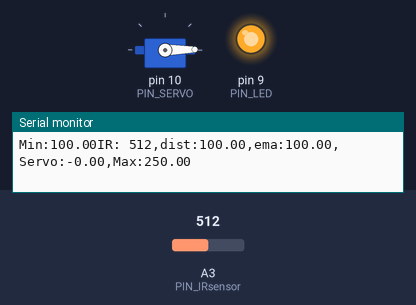
The sketch below on a simulated Arduino Uno, built with avr-gcc and run on an emulated ATmega328P. Parts: servo, output pins drawn as LEDs (lit = HIGH), the last lines printed to the serial monitor. Inputs (shaded band) come from the test bench; at power-on: A3 (PIN_IRsensor) = 512.

Above: at 1.2 s.
1.3 s: A3 (PIN_IRsensor) set to 355
2.9 s: A3 (PIN_IRsensor) set to 336
At 3.4 s:
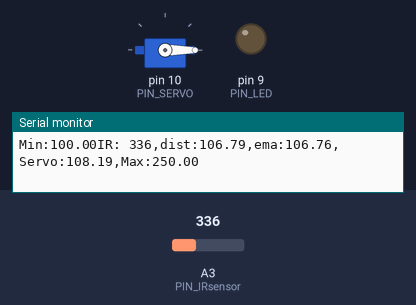
4.4 s: A3 (PIN_IRsensor) set to 240
At 6.1 s:
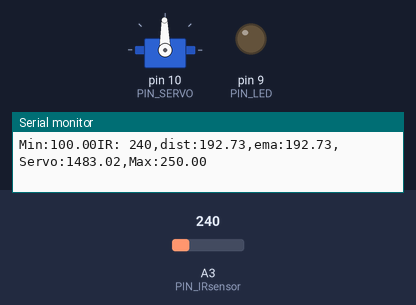
7.4 s: A3 (PIN_IRsensor) set to 306
At 8.6 s:
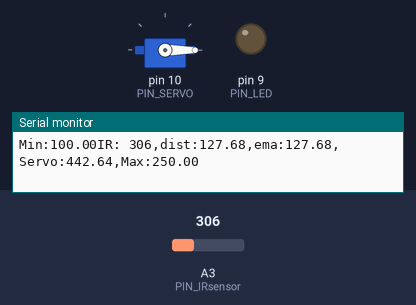
9.0 s: A3 (PIN_IRsensor) set to 122
At 9.6 s:
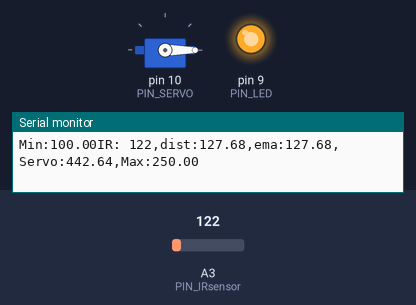
Timing chart, 0 to 11.5 s (numbered marks = the images above; inputs shaded):
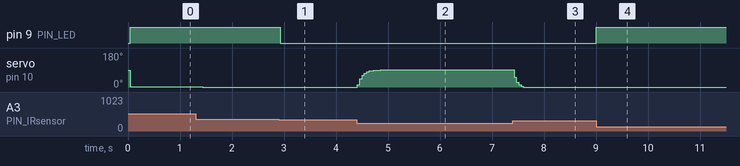

Measured:
- the behaviour switches between 348 and 347 on A3 (PIN_IRsensor) (found by bisection; images 0 and 1)
- after the input at 2.9 s, pin 9 (PIN_LED): HIGH → LOW at once
- after the input at 4.4 s, servo on pin 10 (PIN_SERVO): moves from 0° to 91° over 0.45 s, starting at once
- after the input at 7.4 s, servo on pin 10 (PIN_SERVO): 91° → 0° at once
- after the input at 9.0 s, pin 9 (PIN_LED): LOW → HIGH at once

The sketch:

17_example_1.ino
```cpp
#include <Servo.h>

// Arduino pin assignment

#define PIN_IRsensor 3 // IR sensor
#define PIN_LED   9   // LED active-low
#define PIN_SERVO 10 // servo motor

#define _DUTY_MIN 553  // servo full clock-wise position (0 degree)
#define _DUTY_NEU 1476 // servo neutral position (90 degree)
#define _DUTY_MAX 2399 // servo full counter-clockwise position (180 degree)

#define _DIST_MIN 100.0   // minimum distance to be measured (unit: mm)
#define _DIST_MAX 250.0   // maximum distance to be measured (unit: mm)

#define _EMA_ALPHA 0.4    // EMA weight of new sample (range: 0 to 1)

#define LOOP_INTERVAL 45   // Loop Interval (unit: msec)

Servo myservo;
// global variables
float  dist_ema, dist_prev = _DIST_MAX; // unit: mm
unsigned long last_loop_time;   // unit: msec
float _DUTY_BY_RANGE; //* 0 to 100

void setup()
{
  pinMode(PIN_LED, OUTPUT);
  myservo.attach(PIN_SERVO);
  myservo.writeMicroseconds(_DUTY_NEU);

  dist_prev = _DIST_MIN; // raw distance output from USS (unit: mm)

  Serial.begin(1000000);
}

void loop()
{
  unsigned long time_curr = millis();
  float  dist_raw;
  int IR_value, duty;

  // wait until next event time
  if (time_curr < (last_loop_time + LOOP_INTERVAL))
    return;
  last_loop_time += LOOP_INTERVAL;

  IR_value = analogRead(PIN_IRsensor);
  dist_raw = (6762.0/(IR_value-9)-4.0)*10.0 - 60.0;  // Convert IR sensor value into distance

  // we need distance range filter here !!!
  if (dist_raw < _DIST_MIN) {
    dist_raw = dist_prev;           // cut lower than minimum
    digitalWrite(PIN_LED, 1);       // LED OFF
  } else if (dist_raw > _DIST_MAX) {
    dist_raw = dist_prev;           // Cut higher than maximum
    digitalWrite(PIN_LED, 1);       // LED OFF
  } else {    // In desired Range
    digitalWrite(PIN_LED, 0);       // LED ON
 dist_prev = dist_raw;
  }

  dist_ema = (_EMA_ALPHA)*dist_raw + (1-_EMA_ALPHA)*dist_ema;  // EMA filter

  _DUTY_BY_RANGE = (_DUTY_MIN+(_DUTY_MAX-_DUTY_MIN))*((dist_ema-_DIST_MIN)/(_DIST_MAX - _DIST_MIN));

  if (dist_ema < _DIST_MIN) {
    myservo.writeMicroseconds(_DUTY_MIN);
  } else if (dist_ema > _DIST_MAX) {
    myservo.writeMicroseconds(_DUTY_MAX);
  } else {
    myservo.writeMicroseconds(_DUTY_BY_RANGE);
  }

  Serial.print("Min:");    Serial.print(_DIST_MIN);
  Serial.print("IR: "); Serial.print(IR_value);
  Serial.print(",dist:");  Serial.print(dist_raw);
  Serial.print(",ema:");  Serial.print(dist_ema);
  Serial.print(",Servo:"); Serial.print(_DUTY_BY_RANGE);
  Serial.print(",Max:");   Serial.print(_DIST_MAX);
  Serial.println("");
}
```
